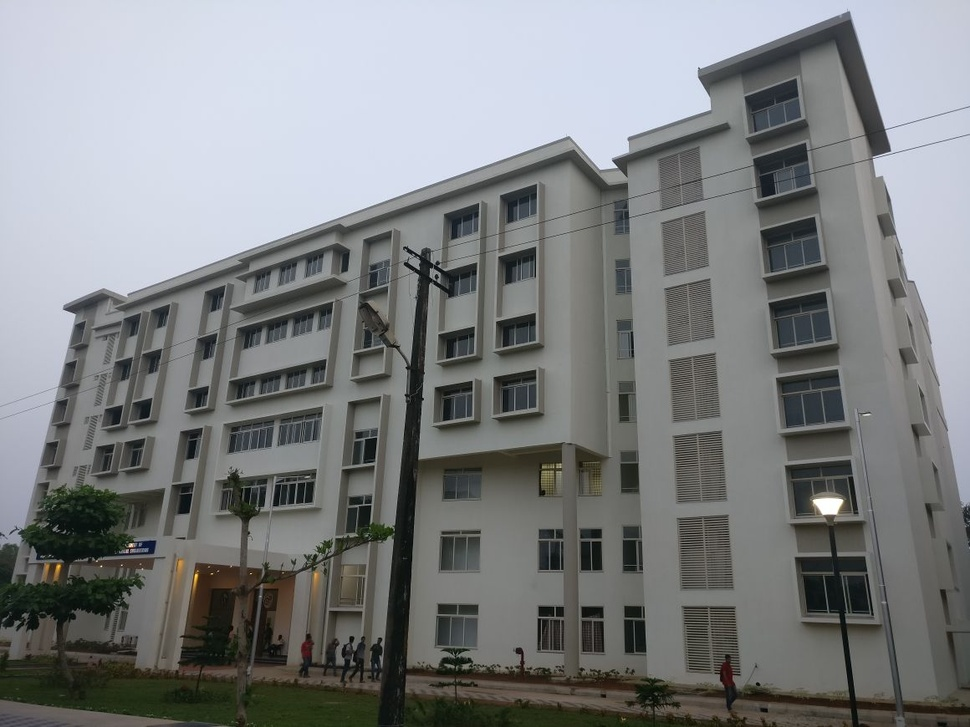
#> input picture Input_Images/building_large.jpg, 970 x 727 px, shrunk from 1160 x 870 before the run
$ python canny.py   (older library calls are emulated)
#> lines starting #> are read from the running program, lines starting #| are printed output that depends on the picture
#!/usr/bin/env python3
# -*- coding: utf-8 -*-
"""
Created on Fri Jan 12 16:11:30 2018

@author: vignesh
"""

import cv2
import numpy as np


def disp(I):
    I = np.uint8(I)
    cv2.imshow('image', I)
    cv2.waitKey(0)


def sobel_filtering(I, kernel_size):
    sobel_x = cv2.Sobel(I, cv2.CV_64F, 1, 0, ksize = kernel_size)
    # disp(np.abs(sobel_x))
    sobel_y = cv2.Sobel(I, cv2.CV_64F, 0, 1, ksize = kernel_size)
    # disp(np.abs(sobel_y))
    return sobel_x, sobel_y


def compute_gradient_and_direction(I):
    # Apply Sobel filter in x and y directions
    sobel_x, sobel_y = sobel_filtering(I, 3)
    # Compute Gradient magnitude
    grad_mag = np.sqrt(np.add(np.square(sobel_x), np.square(sobel_y)))
    # Compute Gradient direction
    grad_dir = np.round(np.arctan2(sobel_y, sobel_x) * 180 / np.pi)
    grad_dir = grad_dir % 180
    # Quantize the directions to 0, 45, 90, 135
    angle_bins = np.array([0, 22.5, 67.5, 112.5, 157.5, 180.5])
    grad_dir = np.digitize(grad_dir, angle_bins)
    return grad_mag, grad_dir


def non_maximum_supression(grad_mag, grad_dir):
    # Get dimensions
    rows = grad_mag.shape[0]
    cols = grad_mag.shape[1]
    suppressed_I = grad_mag.copy()
    # Perform suppression by checking for local maxima
    for i in range(rows):
        for j in range(cols):
            direction = ((grad_dir[i][j] - 1) % 4) * 45
            if direction == 0:
                if grad_mag[i][max(j - 1, 0)] > grad_mag[i][j] or grad_mag[i][j] < grad_mag[i][min(j + 1, cols - 1)]:
                    suppressed_I[i][j] = 0
            elif direction == 45:
                if grad_mag[max(i - 1, 0)][max(j - 1, 0)] > grad_mag[i][j] or grad_mag[i][j] < grad_mag[min(i + 1, rows - 1)][min(j + 1, cols - 1)]:
                    suppressed_I[i][j] = 0
            elif direction == 90:
                if grad_mag[min(i + 1, rows - 1)][j] > grad_mag[i][j] or grad_mag[i][j] < grad_mag[max(i - 1, 0)][j]:
                    suppressed_I[i][j] = 0
            elif direction == 135:
                if grad_mag[min(i + 1, rows - 1)][max(j - 1, 0)] > grad_mag[i][j] or grad_mag[i][j] < grad_mag[max(i - 1, 0)][min(j + 1, cols - 1)]:
                    suppressed_I[i][j] = 0
    return suppressed_I


def bfs(i, j, I, visited, rows, cols):
    visited[i][j] = 1
    queue = list([[i,j]])
    while queue:
        i, j = queue.pop(0)
        # Top-Left
        if i - 1 >= 0 and j - 1 >= 0 and I[i - 1][j - 1] > 0 and (not visited[i - 1][j - 1]):
            I[i - 1][j - 1] = 255
            queue.append([i - 1, j - 1])
            visited[i - 1][j - 1] = 1
        # Top
        if i - 1 >= 0 and I[i - 1][j] > 0 and (not visited[i - 1][j]):
            I[i - 1][j] = 255
            queue.append([i - 1, j])
            visited[i - 1][j] = 1
        # Top-Right
        if i - 1 >= 0 and j + 1 <= cols - 1 and I[i - 1][j + 1] > 0 and (not visited[i - 1][j + 1]):
            I[i - 1][j + 1] = 255
            queue.append([i - 1, j + 1])
            visited[i - 1][j + 1] = 1
        # Right
        if j + 1 <= cols - 1 and I[i][j + 1] > 0 and (not visited[i][j + 1]):
            I[i][j + 1] = 255
            queue.append([i, j + 1])
            visited[i][j + 1] = 1
        #  Bottom-Right
        if i + 1 <= rows - 1 and j + 1 <= cols - 1 and I[i + 1][j + 1] > 0 and (not visited[i + 1][j + 1]):
            I[i + 1][j + 1] = 255
            queue.append([i + 1, j + 1])
            visited[i + 1][j + 1] = 1
        # Bottom
        if i + 1 <= rows - 1 and I[i + 1][j] > 0 and (not visited[i + 1][j]):
            I[i + 1][j] = 255
            queue.append([i + 1, j])
            visited[i + 1][j] = 1
        # Bottom-Left
        if i + 1 <= rows - 1 and j - 1 >= 0 and I[i + 1][j - 1] > 0 and (not visited[i + 1][j - 1]):
            I[i + 1][j - 1] = 255
            queue.append([i + 1, j - 1])
            visited[i + 1][j - 1] = 1
        # Left
        if j - 1 >= 0 and I[i][j - 1] > 0 and (not visited[i][j - 1]):
            I[i][j - 1] = 255
            queue.append([i, j - 1])
            visited[i][j - 1] = 1


def hysteresis_thresholding(I, min_val, max_val):
    # Get dimensions
    rows = I.shape[0]
    cols = I.shape[1]
    thresholded_I = I.copy()
    strong_indexes = np.where(thresholded_I >= max_val)
    weak_indexes = np.where(thresholded_I < min_val)
    thresholded_I[strong_indexes] = 255
    thresholded_I[weak_indexes] = 0
    strong_indexes = np.array(strong_indexes)
    # disp(I)
    visited = np.zeros((rows, cols))
    # BFS to find connected points from the strong-edge points
    for k in range(strong_indexes.shape[1]):
        i = strong_indexes[0][k]
        j = strong_indexes[1][k]
        if not visited[i][j]:
            bfs(i, j, thresholded_I, visited, rows, cols)
    # Set unexplored edge-points to 0
    thresholded_I[np.where(thresholded_I != 255)] = 0
    return thresholded_I


def canny_edge_detector(I, min_val, max_val, kernel_size):
    # Get dimensions
    rows = I.shape[0]
    cols = I.shape[1]
    edge_I = np.zeros(I.shape, dtype = np.uint8)
    # Make BGR to GRAY
    gray = cv2.cvtColor(I, cv2.COLOR_BGR2GRAY)
    # Apply Gaussian blur
    blur_I = cv2.GaussianBlur(gray, (kernel_size, kernel_size), 0)
    # Compute Gradient and its direction
    grad_mag, grad_dir = compute_gradient_and_direction(blur_I)
    # disp(grad_mag)
    # Non-maximum suppression (NMS)
    NMS_I = non_maximum_supression(grad_mag, grad_dir)
    # disp(NMS_I)
    # Hysteresis thresholding
    HT_I = hysteresis_thresholding(NMS_I, min_val, max_val)
    # disp(HT_I)
    edge_I = cv2.cvtColor(edge_I, cv2.COLOR_BGR2HSV)
    grad_max = np.max(NMS_I)
    grad_min = np.min(NMS_I)
    for i in range(rows):
        for j in range(cols):
            if HT_I[i][j] == 255:
                direction = ((grad_dir[i][j] - 1) % 4) * 45
                value = int(255 * (grad_mag[i][j] - grad_min) / (grad_max - grad_min))
                if direction == 0:
                    edge_I[i][j] = [60, 255, value]
                elif direction == 45:
                    edge_I[i][j] = [30, 255, value]
                elif direction == 90:
                    edge_I[i][j] = [0, 255, value]
                else:
                    edge_I[i][j] = [120, 255, value]
    return cv2.cvtColor(edge_I, cv2.COLOR_HSV2BGR)


img = cv2.imread('../Input_Images/building_large.jpg')
#> img is the input picture: shape (727, 970, 3); mean B, G, R 130, 128.7, 126.1
# disp(img)
edge_img = canny_edge_detector(img, 10, 20, 3)
#> in sobel_filtering, `sobel_y = cv2.Sobel(I, cv2.CV_64F, 0, 1, ksize = kernel_size)`:
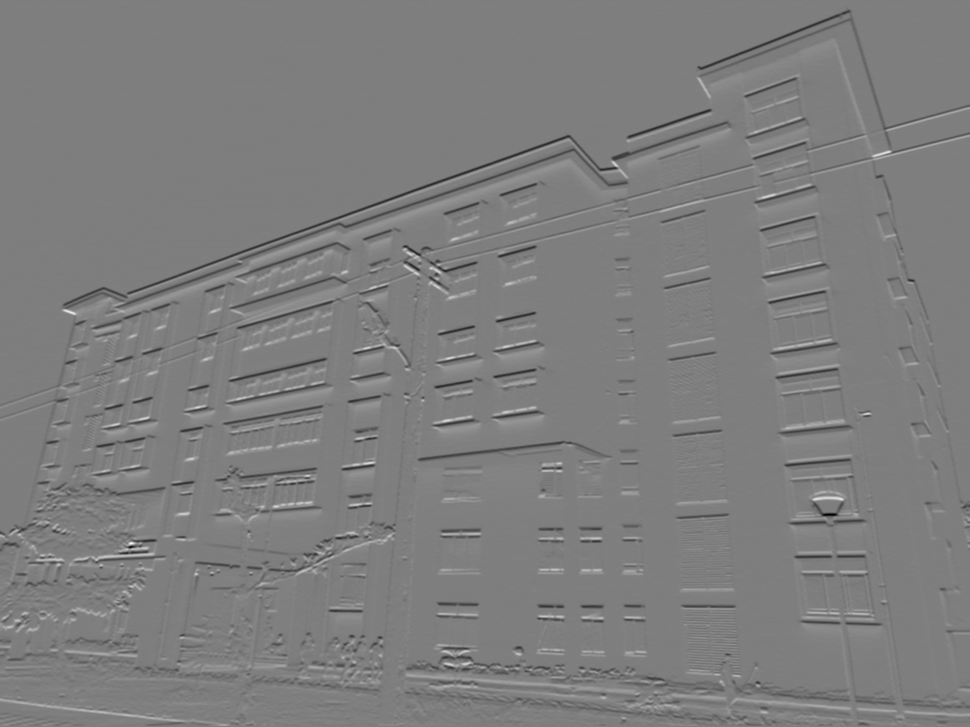
#> sobel_y: shape (727, 970) float64; min -495, max 500, mean -1.8; drawn with min black and max white
#> in compute_gradient_and_direction, `grad_dir = grad_dir % 180`:
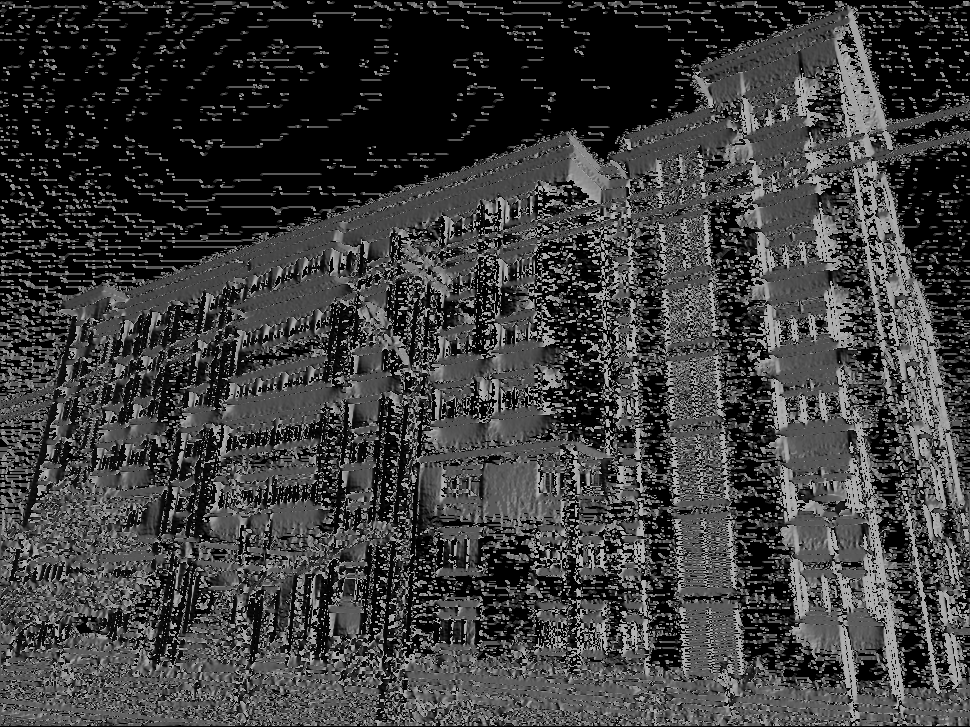
#> grad_dir: shape (727, 970) float64; min 0, max 179, mean 59.9
#> in compute_gradient_and_direction, `grad_dir = np.digitize(grad_dir, angle_bins)`:
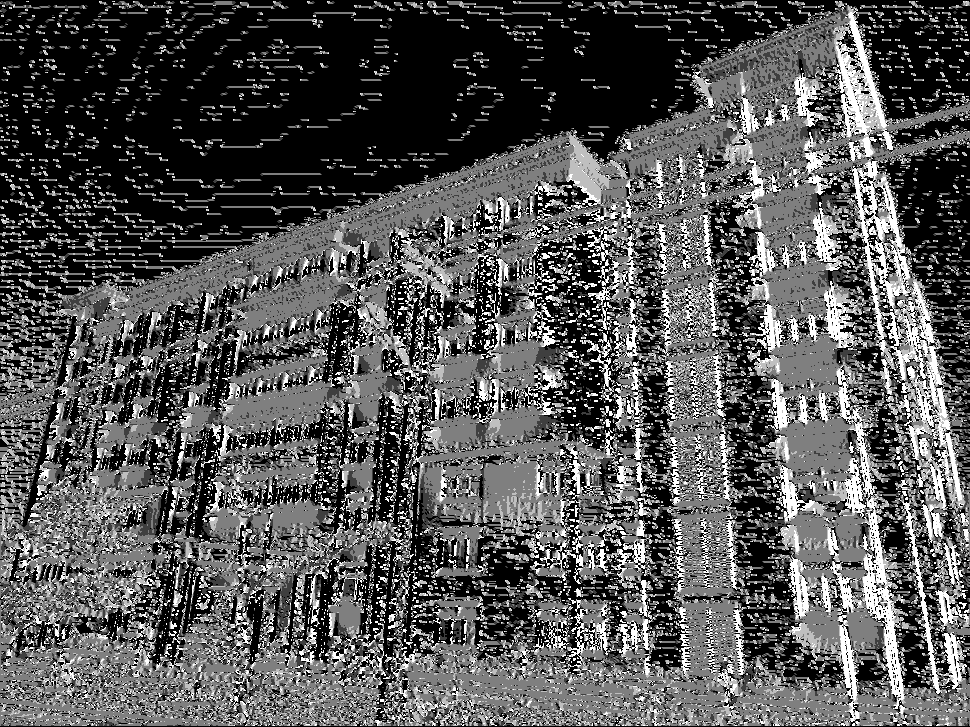
#> grad_dir: shape (727, 970) int64; min 1, max 5, mean 2.35; drawn with min black and max white
#> after the loop in non_maximum_supression, `for i in range(rows):`:
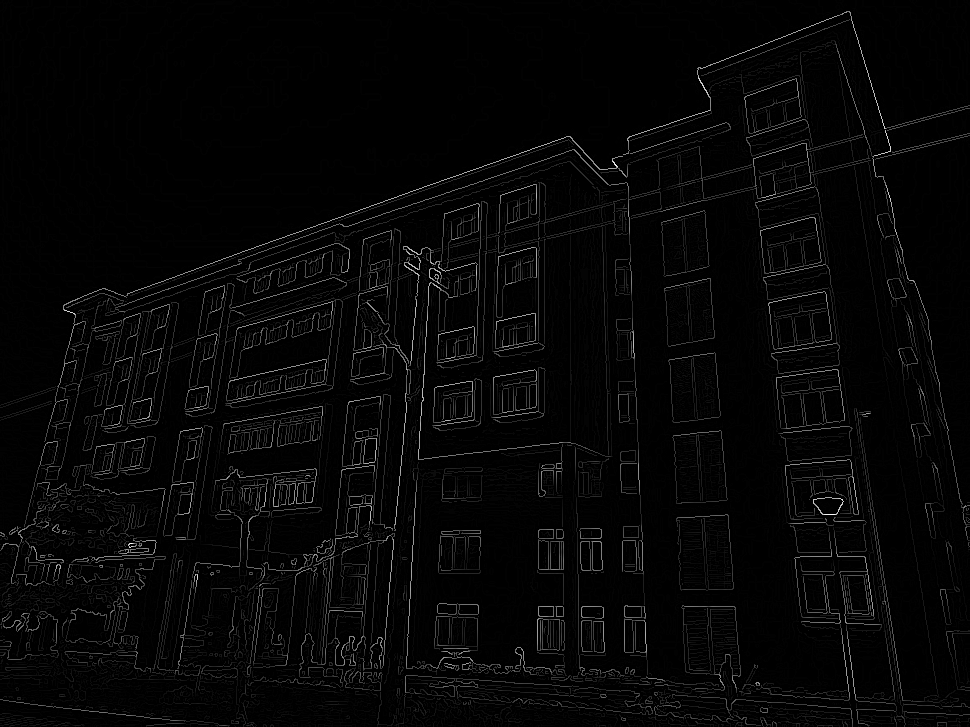
#> suppressed_I: shape (727, 970) float64; min 0, max 500, mean 12.1; drawn with min black and max white
#> in hysteresis_thresholding, `strong_indexes = np.where(thresholded_I >= max_val)`: strong_indexes = 71330 positions, rows 11 to 726, columns 0 to 969
#> in hysteresis_thresholding, `weak_indexes = np.where(thresholded_I < min_val)`: weak_indexes = 615660 positions, rows 0 to 726, columns 0 to 969
#> in hysteresis_thresholding, `thresholded_I[weak_indexes] = 0`: thresholded_I: shape (727, 970) float64; min 0, max 255, mean 26.2
#> the loop in hysteresis_thresholding, `for k in range(strong_indexes.shape[1]):` made 71330 passes
#> (i, j) on passes 1 to 3: (11, 846), (11, 847), (11, 848)
#> in hysteresis_thresholding, `thresholded_I[np.where(thresholded_I != 255)] = 0`:
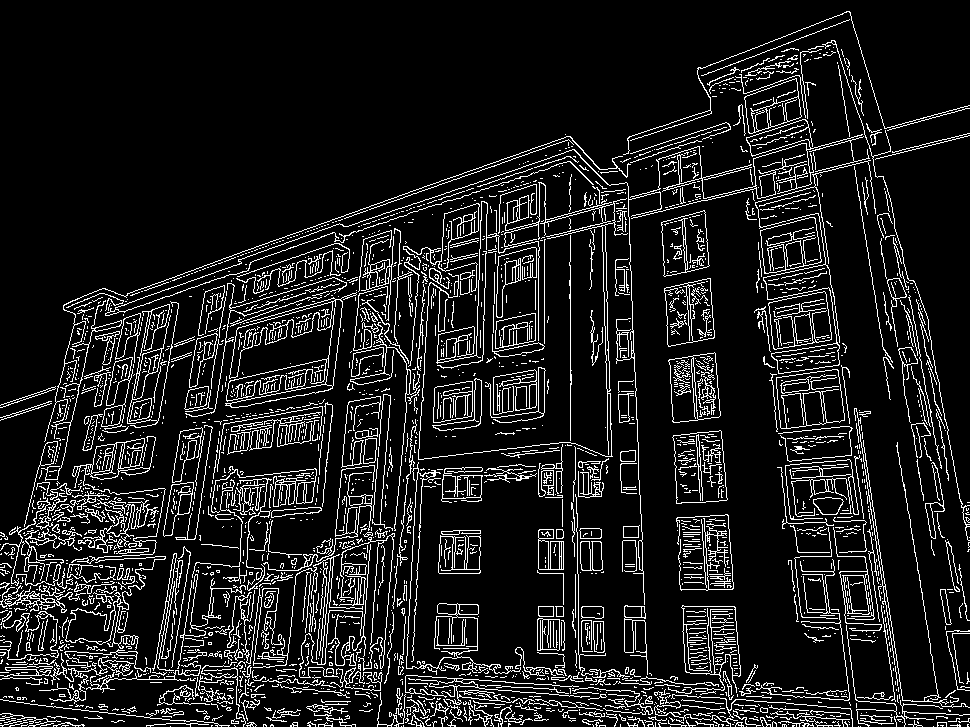
#> thresholded_I: shape (727, 970) float64; 11.2% white in thin lines or dots
#> in canny_edge_detector, `edge_I = cv2.cvtColor(edge_I, cv2.COLOR_BGR2HSV)`: edge_I: shape (727, 970, 3); every value is 0
#> in canny_edge_detector, `grad_max = np.max(NMS_I)`: grad_max = 500
#> in canny_edge_detector, `grad_min = np.min(NMS_I)`: grad_min = 0
#> after the loop in canny_edge_detector, `for i in range(rows):`: edge_I: shape (727, 970, 3); mean H, S, V 4.4, 28.4, 5.7
#> in canny_edge_detector, `return cv2.cvtColor(edge_I, cv2.COLOR_HSV2BGR)`:
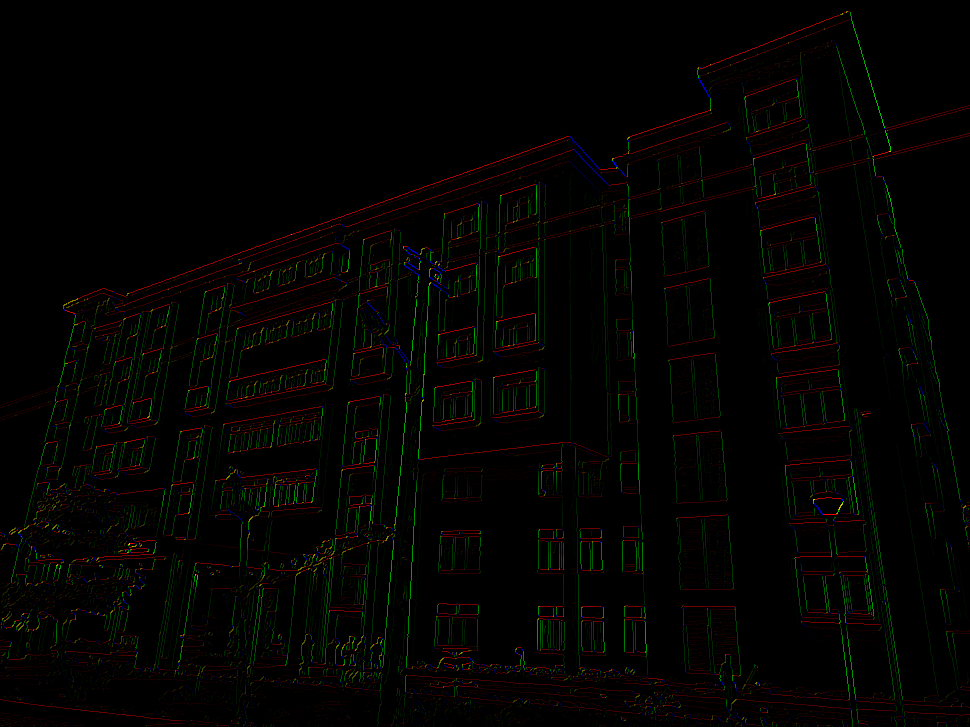
#> returned value: shape (727, 970, 3); mean B, G, R 0.5, 2.9, 2.8
disp(edge_img)
cv2.imwrite('../Output_Images/Canny/Best_Result/canny_output_best.png', edge_img)
cv2.destroyAllWindows()
